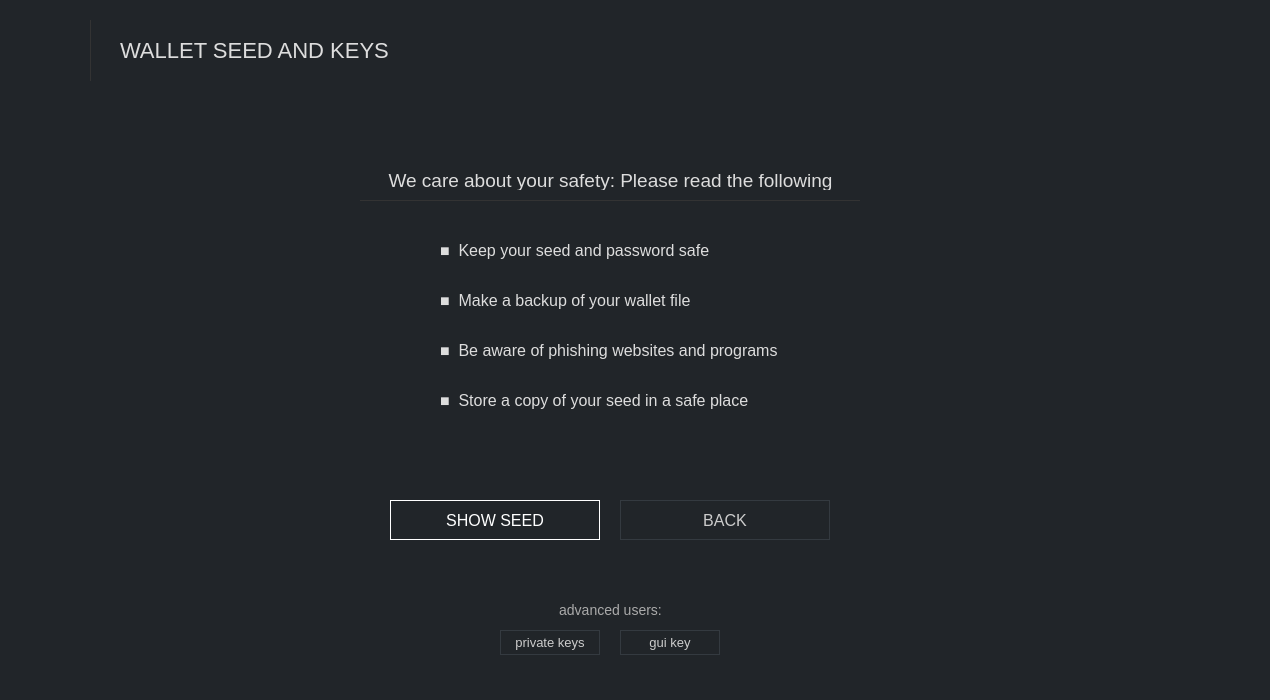
<?xml version="1.0" encoding="UTF-8"?>
<ui version="4.0">
 <class>ReceiveFrame</class>
 <widget class="QFrame" name="ReceiveFrame">
  <property name="geometry">
   <rect>
    <x>0</x>
    <y>0</y>
    <width>1270</width>
    <height>700</height>
   </rect>
  </property>
  <property name="minimumSize">
   <size>
    <width>1270</width>
    <height>700</height>
   </size>
  </property>
  <property name="windowTitle">
   <string>Frame</string>
  </property>
  <property name="styleSheet">
   <string notr="true">border: 0px; background-color: #212529; color: #ddd;</string>
  </property>
  <property name="frameShape">
   <enum>QFrame::StyledPanel</enum>
  </property>
  <property name="frameShadow">
   <enum>QFrame::Raised</enum>
  </property>
  <layout class="QVBoxLayout" name="verticalLayout">
   <property name="leftMargin">
    <number>0</number>
   </property>
   <property name="topMargin">
    <number>0</number>
   </property>
   <property name="rightMargin">
    <number>0</number>
   </property>
   <property name="bottomMargin">
    <number>0</number>
   </property>
   <item>
    <widget class="QGroupBox" name="groupBox">
     <property name="minimumSize">
      <size>
       <width>1270</width>
       <height>700</height>
      </size>
     </property>
     <property name="maximumSize">
      <size>
       <width>16777215</width>
       <height>16777215</height>
      </size>
     </property>
     <property name="title">
      <string/>
     </property>
     <widget class="QLabel" name="label">
      <property name="geometry">
       <rect>
        <x>120</x>
        <y>40</y>
        <width>331</width>
        <height>21</height>
       </rect>
      </property>
      <property name="font">
       <font>
        <pointsize>-1</pointsize>
       </font>
      </property>
      <property name="styleSheet">
       <string notr="true">color: #ddd; 
font-size: 22px;</string>
      </property>
      <property name="text">
       <string>WALLET SEED AND KEYS</string>
      </property>
     </widget>
     <widget class="QGroupBox" name="seedBox">
      <property name="geometry">
       <rect>
        <x>30</x>
        <y>100</y>
        <width>1200</width>
        <height>560</height>
       </rect>
      </property>
      <property name="styleSheet">
       <string notr="true">background-color: #212529;</string>
      </property>
      <property name="title">
       <string/>
      </property>
      <widget class="QLabel" name="label_7">
       <property name="geometry">
        <rect>
         <x>280</x>
         <y>90</y>
         <width>641</width>
         <height>31</height>
        </rect>
       </property>
       <property name="font">
        <font>
         <pointsize>-1</pointsize>
        </font>
       </property>
       <property name="styleSheet">
        <string notr="true">color: #ddd;
font-size: 19px;
</string>
       </property>
       <property name="text">
        <string>YOUR 25 WORD MNEMONIC SEED</string>
       </property>
       <property name="alignment">
        <set>Qt::AlignCenter</set>
       </property>
      </widget>
      <widget class="QTextBrowser" name="m_seed">
       <property name="geometry">
        <rect>
         <x>160</x>
         <y>200</y>
         <width>881</width>
         <height>141</height>
        </rect>
       </property>
       <property name="font">
        <font>
         <pointsize>-1</pointsize>
        </font>
       </property>
       <property name="styleSheet">
        <string notr="true">color: #ddd;
font-size: 16px;</string>
       </property>
       <property name="html">
        <string>&lt;!DOCTYPE HTML PUBLIC &quot;-//W3C//DTD HTML 4.0//EN&quot; &quot;http://www.w3.org/TR/REC-html40/strict.dtd&quot;&gt;
&lt;html&gt;&lt;head&gt;&lt;meta name=&quot;qrichtext&quot; content=&quot;1&quot; /&gt;&lt;style type=&quot;text/css&quot;&gt;
p, li { white-space: pre-wrap; }
&lt;/style&gt;&lt;/head&gt;&lt;body style=&quot; font-family:'MS Shell Dlg 2'; font-size:16px; font-weight:400; font-style:normal;&quot;&gt;
&lt;p style=&quot; margin-top:0px; margin-bottom:0px; margin-left:0px; margin-right:0px; -qt-block-indent:0; text-indent:0px;&quot;&gt;&lt;span style=&quot; font-family:'Lato'; font-size:11pt;&quot;&gt;Your wallet is an older format that does not support mnemonic seeds. Please generate a new wallet in order to get the 25 word Mnemonic seed and transfer your existing funds to your new wallet.&lt;/span&gt;&lt;/p&gt;&lt;/body&gt;&lt;/html&gt;</string>
       </property>
      </widget>
      <widget class="QPushButton" name="m_copySeedButton">
       <property name="geometry">
        <rect>
         <x>380</x>
         <y>440</y>
         <width>210</width>
         <height>40</height>
        </rect>
       </property>
       <property name="font">
        <font>
         <pointsize>-1</pointsize>
        </font>
       </property>
       <property name="styleSheet">
        <string notr="true">QPushButton#m_copySeedButton {color: white; background-color: #1; border: 1px solid white; font-size: 16px;}

QPushButton#m_copySeedButton:hover {color: white; background-color: #1; border: 2px solid white; font-size: 16px;}</string>
       </property>
       <property name="text">
        <string>COPY</string>
       </property>
      </widget>
      <widget class="Line" name="line">
       <property name="geometry">
        <rect>
         <x>450</x>
         <y>130</y>
         <width>300</width>
         <height>1</height>
        </rect>
       </property>
       <property name="styleSheet">
        <string notr="true">background-color: #333;</string>
       </property>
       <property name="orientation">
        <enum>Qt::Horizontal</enum>
       </property>
      </widget>
      <widget class="QPushButton" name="m_backButton_2">
       <property name="geometry">
        <rect>
         <x>610</x>
         <y>440</y>
         <width>210</width>
         <height>40</height>
        </rect>
       </property>
       <property name="font">
        <font>
         <pointsize>-1</pointsize>
        </font>
       </property>
       <property name="styleSheet">
        <string notr="true">QPushButton#m_backButton_2 {color: #ccc; border: 1px solid #343a40; font-size: 16px; background-color: #21259;}

QPushButton#m_backButton_2:hover {color: #ddd; border: 2px solid #444; font-size: 16px; background-color: #21259;}</string>
       </property>
       <property name="text">
        <string>BACK</string>
       </property>
      </widget>
     </widget>
     <widget class="QGroupBox" name="privateKeyBox">
      <property name="geometry">
       <rect>
        <x>30</x>
        <y>100</y>
        <width>1200</width>
        <height>560</height>
       </rect>
      </property>
      <property name="styleSheet">
       <string notr="true">background-color: #212529;</string>
      </property>
      <property name="title">
       <string/>
      </property>
      <widget class="QPushButton" name="m_copySpendKeyButton">
       <property name="geometry">
        <rect>
         <x>230</x>
         <y>440</y>
         <width>240</width>
         <height>40</height>
        </rect>
       </property>
       <property name="font">
        <font>
         <pointsize>-1</pointsize>
        </font>
       </property>
       <property name="styleSheet">
        <string notr="true">QPushButton#m_copySpendKeyButton {color: white; background-color: #1; border: 1px solid white; font-size: 16px;}

QPushButton#m_copySpendKeyButton:hover {color: white; background-color: #1; border: 2px solid white; font-size: 16px;}</string>
       </property>
       <property name="text">
        <string>COPY SPEND KEY</string>
       </property>
      </widget>
      <widget class="QLabel" name="label_5">
       <property name="geometry">
        <rect>
         <x>490</x>
         <y>70</y>
         <width>231</width>
         <height>30</height>
        </rect>
       </property>
       <property name="font">
        <font>
         <family>Lato</family>
         <pointsize>-1</pointsize>
        </font>
       </property>
       <property name="styleSheet">
        <string notr="true">color: #ddd;
font-size: 19px;
font-family: Lato;</string>
       </property>
       <property name="text">
        <string>SECRET SPEND KEY</string>
       </property>
       <property name="alignment">
        <set>Qt::AlignCenter</set>
       </property>
      </widget>
      <widget class="QLabel" name="label_6">
       <property name="geometry">
        <rect>
         <x>500</x>
         <y>250</y>
         <width>221</width>
         <height>30</height>
        </rect>
       </property>
       <property name="font">
        <font>
         <family>Lato</family>
         <pointsize>-1</pointsize>
        </font>
       </property>
       <property name="styleSheet">
        <string notr="true">color: #ddd;
font-size: 19px;
font-family: Lato;</string>
       </property>
       <property name="text">
        <string>PRIVATE VIEW KEY</string>
       </property>
       <property name="alignment">
        <set>Qt::AlignCenter</set>
       </property>
      </widget>
      <widget class="QTextBrowser" name="m_spendKey">
       <property name="geometry">
        <rect>
         <x>380</x>
         <y>120</y>
         <width>470</width>
         <height>100</height>
        </rect>
       </property>
       <property name="font">
        <font>
         <family>Lato</family>
         <pointsize>-1</pointsize>
        </font>
       </property>
       <property name="styleSheet">
        <string notr="true">color: #ddd;
font-size: 16px;
font-family: Lato;color: #e5e5e5;</string>
       </property>
       <property name="html">
        <string>&lt;!DOCTYPE HTML PUBLIC &quot;-//W3C//DTD HTML 4.0//EN&quot; &quot;http://www.w3.org/TR/REC-html40/strict.dtd&quot;&gt;
&lt;html&gt;&lt;head&gt;&lt;meta name=&quot;qrichtext&quot; content=&quot;1&quot; /&gt;&lt;style type=&quot;text/css&quot;&gt;
p, li { white-space: pre-wrap; }
&lt;/style&gt;&lt;/head&gt;&lt;body style=&quot; font-family:'Lato'; font-size:16px; font-weight:400; font-style:normal;&quot;&gt;
&lt;p style=&quot; margin-top:0px; margin-bottom:0px; margin-left:0px; margin-right:0px; -qt-block-indent:0; text-indent:0px;&quot;&gt;&lt;span style=&quot; font-family:'Courier'; font-size:10pt;&quot;&gt;secret spend key goes here&lt;/span&gt;&lt;/p&gt;&lt;/body&gt;&lt;/html&gt;</string>
       </property>
      </widget>
      <widget class="QTextBrowser" name="m_viewKey">
       <property name="geometry">
        <rect>
         <x>380</x>
         <y>300</y>
         <width>470</width>
         <height>100</height>
        </rect>
       </property>
       <property name="font">
        <font>
         <family>Lato</family>
         <pointsize>-1</pointsize>
        </font>
       </property>
       <property name="styleSheet">
        <string notr="true">color: #ddd;
font-size: 16px;
font-family: Lato;</string>
       </property>
       <property name="html">
        <string>&lt;!DOCTYPE HTML PUBLIC &quot;-//W3C//DTD HTML 4.0//EN&quot; &quot;http://www.w3.org/TR/REC-html40/strict.dtd&quot;&gt;
&lt;html&gt;&lt;head&gt;&lt;meta name=&quot;qrichtext&quot; content=&quot;1&quot; /&gt;&lt;style type=&quot;text/css&quot;&gt;
p, li { white-space: pre-wrap; }
&lt;/style&gt;&lt;/head&gt;&lt;body style=&quot; font-family:'Lato'; font-size:16px; font-weight:400; font-style:normal;&quot;&gt;
&lt;p style=&quot; margin-top:0px; margin-bottom:0px; margin-left:0px; margin-right:0px; -qt-block-indent:0; text-indent:0px;&quot;&gt;&lt;span style=&quot; font-family:'Courier'; font-size:10pt;&quot;&gt;secret view key goes here&lt;/span&gt;&lt;/p&gt;&lt;/body&gt;&lt;/html&gt;</string>
       </property>
      </widget>
      <widget class="QPushButton" name="m_copyViewKeyButton">
       <property name="geometry">
        <rect>
         <x>490</x>
         <y>440</y>
         <width>240</width>
         <height>40</height>
        </rect>
       </property>
       <property name="font">
        <font>
         <pointsize>-1</pointsize>
        </font>
       </property>
       <property name="styleSheet">
        <string notr="true">QPushButton#m_copyViewKeyButton {color: white; background-color: #1; border: 1px solid white; font-size: 16px;}

QPushButton#m_copyViewKeyButton:hover {color: white; background-color: #1; border: 2px solid white; font-size: 16px;}</string>
       </property>
       <property name="text">
        <string>COPY VIEW KEY</string>
       </property>
      </widget>
      <widget class="QPushButton" name="m_backButton_4">
       <property name="geometry">
        <rect>
         <x>750</x>
         <y>440</y>
         <width>210</width>
         <height>40</height>
        </rect>
       </property>
       <property name="font">
        <font>
         <pointsize>-1</pointsize>
        </font>
       </property>
       <property name="styleSheet">
        <string notr="true">QPushButton#m_backButton_4 {color: #ccc; border: 1px solid #343a40; font-size: 16px; background-color: #21259;}

QPushButton#m_backButton_4:hover {color: #ddd; border: 2px solid #444; font-size: 16px; background-color: #21259;}</string>
       </property>
       <property name="text">
        <string>BACK</string>
       </property>
      </widget>
     </widget>
     <widget class="QGroupBox" name="introBox">
      <property name="geometry">
       <rect>
        <x>30</x>
        <y>100</y>
        <width>1201</width>
        <height>561</height>
       </rect>
      </property>
      <property name="title">
       <string/>
      </property>
      <widget class="QLabel" name="label_3">
       <property name="geometry">
        <rect>
         <x>410</x>
         <y>140</y>
         <width>401</width>
         <height>20</height>
        </rect>
       </property>
       <property name="font">
        <font>
         <pointsize>-1</pointsize>
        </font>
       </property>
       <property name="styleSheet">
        <string notr="true">font-size: 16px;</string>
       </property>
       <property name="text">
        <string>■  Keep your seed and password safe</string>
       </property>
      </widget>
      <widget class="QLabel" name="label_4">
       <property name="geometry">
        <rect>
         <x>410</x>
         <y>190</y>
         <width>401</width>
         <height>20</height>
        </rect>
       </property>
       <property name="font">
        <font>
         <pointsize>-1</pointsize>
        </font>
       </property>
       <property name="styleSheet">
        <string notr="true">font-size: 16px;</string>
       </property>
       <property name="text">
        <string>■  Make a backup of your wallet file</string>
       </property>
      </widget>
      <widget class="QLabel" name="label_8">
       <property name="geometry">
        <rect>
         <x>410</x>
         <y>240</y>
         <width>401</width>
         <height>20</height>
        </rect>
       </property>
       <property name="font">
        <font>
         <pointsize>-1</pointsize>
        </font>
       </property>
       <property name="styleSheet">
        <string notr="true">font-size: 16px;</string>
       </property>
       <property name="text">
        <string>■  Be aware of phishing websites and programs</string>
       </property>
      </widget>
      <widget class="QLabel" name="label_9">
       <property name="geometry">
        <rect>
         <x>410</x>
         <y>290</y>
         <width>401</width>
         <height>20</height>
        </rect>
       </property>
       <property name="font">
        <font>
         <pointsize>-1</pointsize>
        </font>
       </property>
       <property name="styleSheet">
        <string notr="true">font-size: 16px;</string>
       </property>
       <property name="text">
        <string>■  Store a copy of your seed in a safe place</string>
       </property>
      </widget>
      <widget class="QLabel" name="label_10">
       <property name="geometry">
        <rect>
         <x>330</x>
         <y>70</y>
         <width>501</width>
         <height>20</height>
        </rect>
       </property>
       <property name="font">
        <font>
         <pointsize>-1</pointsize>
        </font>
       </property>
       <property name="styleSheet">
        <string notr="true">color: #ddd; font-size: 19px;</string>
       </property>
       <property name="text">
        <string>We care about your safety: Please read the following</string>
       </property>
       <property name="alignment">
        <set>Qt::AlignCenter</set>
       </property>
      </widget>
      <widget class="QPushButton" name="m_showSeed">
       <property name="geometry">
        <rect>
         <x>360</x>
         <y>400</y>
         <width>210</width>
         <height>40</height>
        </rect>
       </property>
       <property name="minimumSize">
        <size>
         <width>171</width>
         <height>40</height>
        </size>
       </property>
       <property name="maximumSize">
        <size>
         <width>16777215</width>
         <height>31</height>
        </size>
       </property>
       <property name="font">
        <font>
         <pointsize>-1</pointsize>
        </font>
       </property>
       <property name="styleSheet">
        <string notr="true">QPushButton#m_showSeed {color: white; background-color: #1; border: 1px solid white; font-size: 16px;}

QPushButton#m_showSeed:hover {color: white; background-color: #1; border: 2px solid white; font-size: 16px;}</string>
       </property>
       <property name="text">
        <string>SHOW SEED</string>
       </property>
      </widget>
      <widget class="QPushButton" name="m_backButton">
       <property name="geometry">
        <rect>
         <x>590</x>
         <y>400</y>
         <width>210</width>
         <height>40</height>
        </rect>
       </property>
       <property name="font">
        <font>
         <pointsize>-1</pointsize>
        </font>
       </property>
       <property name="styleSheet">
        <string notr="true">QPushButton#m_backButton {color: #ccc; border: 1px solid #343a40; font-size: 16px; background-color: #21259;}

QPushButton#m_backButton:hover {color: #ddd; border: 2px solid #444; font-size: 16px; background-color: #21259;}</string>
       </property>
       <property name="text">
        <string>BACK</string>
       </property>
      </widget>
      <widget class="QPushButton" name="m_showPrivate">
       <property name="geometry">
        <rect>
         <x>470</x>
         <y>530</y>
         <width>100</width>
         <height>25</height>
        </rect>
       </property>
       <property name="font">
        <font>
         <pointsize>-1</pointsize>
        </font>
       </property>
       <property name="styleSheet">
        <string notr="true">QPushButton#m_showPrivate {color: #ccc; border: 1px solid #343a40; font-size: 13px; background-color: #21259;}

QPushButton#m_showPrivate:hover {color: #ddd; border: 2px solid #444; font-size: 13px; background-color: #21259;}</string>
       </property>
       <property name="text">
        <string>private keys</string>
       </property>
      </widget>
      <widget class="Line" name="line_2">
       <property name="geometry">
        <rect>
         <x>330</x>
         <y>100</y>
         <width>500</width>
         <height>1</height>
        </rect>
       </property>
       <property name="styleSheet">
        <string notr="true">background-color: #333;</string>
       </property>
       <property name="orientation">
        <enum>Qt::Horizontal</enum>
       </property>
      </widget>
      <widget class="QPushButton" name="m_showGUI">
       <property name="geometry">
        <rect>
         <x>590</x>
         <y>530</y>
         <width>100</width>
         <height>25</height>
        </rect>
       </property>
       <property name="font">
        <font>
         <pointsize>-1</pointsize>
        </font>
       </property>
       <property name="styleSheet">
        <string notr="true">QPushButton#m_showGUI {color: #ccc; border: 1px solid #343a40; font-size: 13px; background-color: #21259;}

QPushButton#m_showGUI:hover {color: #ddd; border: 2px solid #444; font-size: 13px; background-color: #21259;}</string>
       </property>
       <property name="text">
        <string>gui key</string>
       </property>
      </widget>
      <widget class="QLabel" name="label_12">
       <property name="geometry">
        <rect>
         <x>460</x>
         <y>500</y>
         <width>241</width>
         <height>20</height>
        </rect>
       </property>
       <property name="font">
        <font>
         <pointsize>-1</pointsize>
        </font>
       </property>
       <property name="styleSheet">
        <string notr="true">color: #aaa; font-size: 14px;</string>
       </property>
       <property name="text">
        <string>advanced users:</string>
       </property>
       <property name="alignment">
        <set>Qt::AlignCenter</set>
       </property>
      </widget>
      <zorder>m_backButton</zorder>
      <zorder>label_3</zorder>
      <zorder>label_4</zorder>
      <zorder>label_8</zorder>
      <zorder>label_9</zorder>
      <zorder>label_10</zorder>
      <zorder>m_showSeed</zorder>
      <zorder>line_2</zorder>
      <zorder>m_showGUI</zorder>
      <zorder>label_12</zorder>
      <zorder>m_showPrivate</zorder>
     </widget>
     <widget class="QLabel" name="label_11">
      <property name="geometry">
       <rect>
        <x>20</x>
        <y>10</y>
        <width>61</width>
        <height>71</height>
       </rect>
      </property>
      <property name="text">
       <string>&lt;html&gt;&lt;head/&gt;&lt;body&gt;&lt;p&gt;&lt;img src=&quot;:/images/aluisyo-small.png&quot;/&gt;&lt;/p&gt;&lt;/body&gt;&lt;/html&gt;</string>
      </property>
     </widget>
     <widget class="Line" name="logoLine">
      <property name="geometry">
       <rect>
        <x>90</x>
        <y>20</y>
        <width>1</width>
        <height>61</height>
       </rect>
      </property>
      <property name="styleSheet">
       <string notr="true">background-color: #333;</string>
      </property>
      <property name="orientation">
       <enum>Qt::Vertical</enum>
      </property>
     </widget>
     <widget class="QGroupBox" name="guiKeyBox">
      <property name="geometry">
       <rect>
        <x>30</x>
        <y>100</y>
        <width>1200</width>
        <height>560</height>
       </rect>
      </property>
      <property name="styleSheet">
       <string notr="true">background-color: #212529;</string>
      </property>
      <property name="title">
       <string/>
      </property>
      <widget class="QPushButton" name="m_copyGUIKeyButton">
       <property name="geometry">
        <rect>
         <x>380</x>
         <y>440</y>
         <width>210</width>
         <height>40</height>
        </rect>
       </property>
       <property name="font">
        <font>
         <pointsize>-1</pointsize>
        </font>
       </property>
       <property name="styleSheet">
        <string notr="true">QPushButton#m_copyGUIKeyButton {color: white; background-color: #1; border: 1px solid white; font-size: 16px;}

QPushButton#m_copyGUIKeyButton:hover {color: white; background-color: #1; border: 2px solid white; font-size: 16px;}</string>
       </property>
       <property name="text">
        <string>COPY</string>
       </property>
      </widget>
      <widget class="QLabel" name="label_2">
       <property name="geometry">
        <rect>
         <x>440</x>
         <y>90</y>
         <width>301</width>
         <height>31</height>
        </rect>
       </property>
       <property name="font">
        <font>
         <family>Lato</family>
         <pointsize>-1</pointsize>
        </font>
       </property>
       <property name="styleSheet">
        <string notr="true">color: #ddd; font-size: 19px;font-family: Lato;</string>
       </property>
       <property name="text">
        <string>YOUR GUI KEY</string>
       </property>
       <property name="alignment">
        <set>Qt::AlignCenter</set>
       </property>
      </widget>
      <widget class="QTextBrowser" name="m_guiKey">
       <property name="geometry">
        <rect>
         <x>190</x>
         <y>190</y>
         <width>821</width>
         <height>91</height>
        </rect>
       </property>
       <property name="font">
        <font>
         <pointsize>-1</pointsize>
        </font>
       </property>
       <property name="styleSheet">
        <string notr="true">color: #e5e5e5; font-size: 17px;</string>
       </property>
       <property name="html">
        <string>&lt;!DOCTYPE HTML PUBLIC &quot;-//W3C//DTD HTML 4.0//EN&quot; &quot;http://www.w3.org/TR/REC-html40/strict.dtd&quot;&gt;
&lt;html&gt;&lt;head&gt;&lt;meta name=&quot;qrichtext&quot; content=&quot;1&quot; /&gt;&lt;style type=&quot;text/css&quot;&gt;
p, li { white-space: pre-wrap; }
&lt;/style&gt;&lt;/head&gt;&lt;body style=&quot; font-family:'MS Shell Dlg 2'; font-size:17px; font-weight:400; font-style:normal;&quot;&gt;
&lt;p style=&quot; margin-top:0px; margin-bottom:0px; margin-left:0px; margin-right:0px; -qt-block-indent:0; text-indent:0px;&quot;&gt;&lt;span style=&quot; font-family:'Lato'; font-size:11pt;&quot;&gt;gui key goes here&lt;/span&gt;&lt;/p&gt;&lt;/body&gt;&lt;/html&gt;</string>
       </property>
      </widget>
      <widget class="QPushButton" name="m_backButton_3">
       <property name="geometry">
        <rect>
         <x>610</x>
         <y>440</y>
         <width>210</width>
         <height>40</height>
        </rect>
       </property>
       <property name="font">
        <font>
         <pointsize>-1</pointsize>
        </font>
       </property>
       <property name="styleSheet">
        <string notr="true">QPushButton#m_backButton_3 {color: #ccc; border: 1px solid #343a40; font-size: 16px; background-color: #21259;}

QPushButton#m_backButton_3:hover {color: #ddd; border: 2px solid #444; font-size: 16px; background-color: #21259;}</string>
       </property>
       <property name="text">
        <string>BACK</string>
       </property>
      </widget>
      <widget class="Line" name="line_3">
       <property name="geometry">
        <rect>
         <x>440</x>
         <y>120</y>
         <width>300</width>
         <height>1</height>
        </rect>
       </property>
       <property name="styleSheet">
        <string notr="true">background-color: #333;</string>
       </property>
       <property name="orientation">
        <enum>Qt::Horizontal</enum>
       </property>
      </widget>
     </widget>
     <zorder>label</zorder>
     <zorder>label_11</zorder>
     <zorder>logoLine</zorder>
     <zorder>guiKeyBox</zorder>
     <zorder>seedBox</zorder>
     <zorder>privateKeyBox</zorder>
     <zorder>introBox</zorder>
    </widget>
   </item>
  </layout>
 </widget>
 <resources/>
 <connections>
  <connection>
   <sender>m_backButton</sender>
   <signal>clicked()</signal>
   <receiver>ReceiveFrame</receiver>
   <slot>backClicked()</slot>
   <hints>
    <hint type="sourcelabel">
     <x>1095</x>
     <y>35</y>
    </hint>
    <hint type="destinationlabel">
     <x>599</x>
     <y>349</y>
    </hint>
   </hints>
  </connection>
  <connection>
   <sender>m_copySeedButton</sender>
   <signal>clicked()</signal>
   <receiver>ReceiveFrame</receiver>
   <slot>copySeedClicked()</slot>
   <hints>
    <hint type="sourcelabel">
     <x>130</x>
     <y>475</y>
    </hint>
    <hint type="destinationlabel">
     <x>649</x>
     <y>349</y>
    </hint>
   </hints>
  </connection>
  <connection>
   <sender>m_copyGUIKeyButton</sender>
   <signal>clicked()</signal>
   <receiver>ReceiveFrame</receiver>
   <slot>copyGUIClicked()</slot>
   <hints>
    <hint type="sourcelabel">
     <x>130</x>
     <y>175</y>
    </hint>
    <hint type="destinationlabel">
     <x>649</x>
     <y>349</y>
    </hint>
   </hints>
  </connection>
  <connection>
   <sender>m_copyViewKeyButton</sender>
   <signal>clicked()</signal>
   <receiver>ReceiveFrame</receiver>
   <slot>copyViewKeyClicked()</slot>
   <hints>
    <hint type="sourcelabel">
     <x>770</x>
     <y>325</y>
    </hint>
    <hint type="destinationlabel">
     <x>649</x>
     <y>349</y>
    </hint>
   </hints>
  </connection>
  <connection>
   <sender>m_copySpendKeyButton</sender>
   <signal>clicked()</signal>
   <receiver>ReceiveFrame</receiver>
   <slot>copySpendKeyClicked()</slot>
   <hints>
    <hint type="sourcelabel">
     <x>130</x>
     <y>325</y>
    </hint>
    <hint type="destinationlabel">
     <x>649</x>
     <y>349</y>
    </hint>
   </hints>
  </connection>
  <connection>
   <sender>m_showSeed</sender>
   <signal>clicked()</signal>
   <receiver>ReceiveFrame</receiver>
   <slot>showSeed()</slot>
   <hints>
    <hint type="sourcelabel">
     <x>394</x>
     <y>549</y>
    </hint>
    <hint type="destinationlabel">
     <x>634</x>
     <y>349</y>
    </hint>
   </hints>
  </connection>
  <connection>
   <sender>m_backButton_2</sender>
   <signal>clicked()</signal>
   <receiver>ReceiveFrame</receiver>
   <slot>back2Clicked()</slot>
   <hints>
    <hint type="sourcelabel">
     <x>744</x>
     <y>559</y>
    </hint>
    <hint type="destinationlabel">
     <x>634</x>
     <y>349</y>
    </hint>
   </hints>
  </connection>
  <connection>
   <sender>m_backButton_3</sender>
   <signal>clicked()</signal>
   <receiver>ReceiveFrame</receiver>
   <slot>back2Clicked()</slot>
   <hints>
    <hint type="sourcelabel">
     <x>744</x>
     <y>559</y>
    </hint>
    <hint type="destinationlabel">
     <x>634</x>
     <y>349</y>
    </hint>
   </hints>
  </connection>
  <connection>
   <sender>m_backButton_4</sender>
   <signal>clicked()</signal>
   <receiver>ReceiveFrame</receiver>
   <slot>back2Clicked()</slot>
   <hints>
    <hint type="sourcelabel">
     <x>884</x>
     <y>559</y>
    </hint>
    <hint type="destinationlabel">
     <x>634</x>
     <y>349</y>
    </hint>
   </hints>
  </connection>
  <connection>
   <sender>m_showPrivate</sender>
   <signal>clicked()</signal>
   <receiver>ReceiveFrame</receiver>
   <slot>showPrivate()</slot>
   <hints>
    <hint type="sourcelabel">
     <x>854</x>
     <y>549</y>
    </hint>
    <hint type="destinationlabel">
     <x>634</x>
     <y>349</y>
    </hint>
   </hints>
  </connection>
  <connection>
   <sender>m_showGUI</sender>
   <signal>clicked()</signal>
   <receiver>ReceiveFrame</receiver>
   <slot>showGUI()</slot>
   <hints>
    <hint type="sourcelabel">
     <x>800</x>
     <y>650</y>
    </hint>
    <hint type="destinationlabel">
     <x>634</x>
     <y>349</y>
    </hint>
   </hints>
  </connection>
 </connections>
 <slots>
  <slot>backClicked()</slot>
  <slot>back2Clicked()</slot>
  <slot>copyGUIClicked()</slot>
  <slot>copySpendKeyClicked()</slot>
  <slot>copyViewKeyClicked()</slot>
  <slot>showSeed()</slot>
  <slot>showGUI()</slot>
  <slot>showPrivate()</slot>
  <slot>showAdvanced()</slot>
  <slot>copySeedClicked()</slot>
  <slot>backupClicked()</slot>
 </slots>
</ui>
